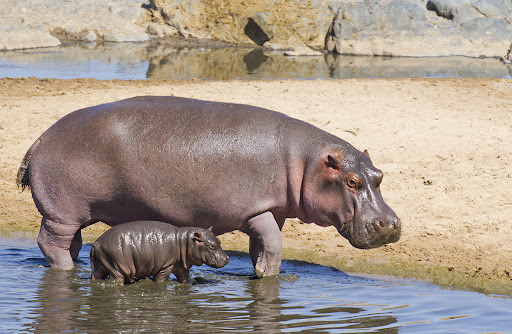
#> input picture real-hippo.jpeg, 512 x 334 px
$ python Cartoonify.py
#> lines starting #> are read from the running program, lines starting #| are printed output that depends on the picture; after the words box and inside, x2 and y2 are one past the last pixel; in counts of white or black regions, pixels touching at a corner belong together
from re import X
import numpy as np
import cv2 as cv
import matplotlib.pyplot as plt
img = cv.imread("real-hippo.jpeg")
#> img is the input picture: shape (334, 512, 3); mean B, G, R 138.7, 150.4, 164.3
x =cv.cvtColor(img, cv.COLOR_RGB2GRAY)
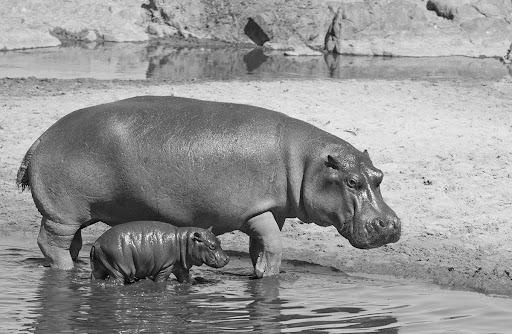
#> x: shape (334, 512); min 0, max 251, mean 148.5
y =cv.medianBlur(x, 3)
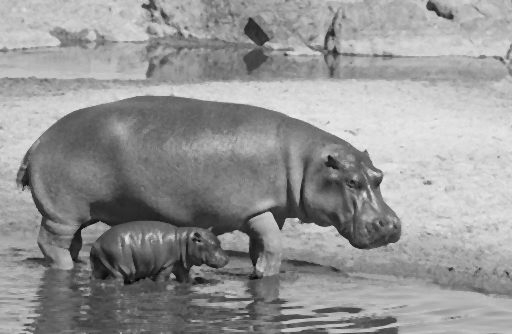
#> y: shape (334, 512); min 4, max 233, mean 148.9
z =cv.adaptiveThreshold(y, 255,cv.ADAPTIVE_THRESH_MEAN_C,cv.THRESH_BINARY, 9, 2)
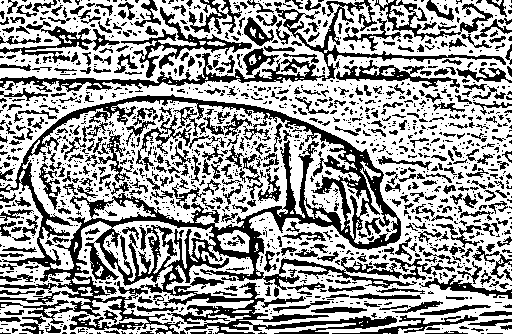
#> z: shape (334, 512); 61.3% white; 1513 black regions (1065 under 20 px), largest, box (x1, y1, x2, y2) and area: (0, 94, 455, 334) 22700, (0, 0, 506, 92) 4314, (121, 7, 252, 78) 1473
plt.imshow(z)
plt.show()
cv.waitKey(0)
cv.destroyAllWindows()
